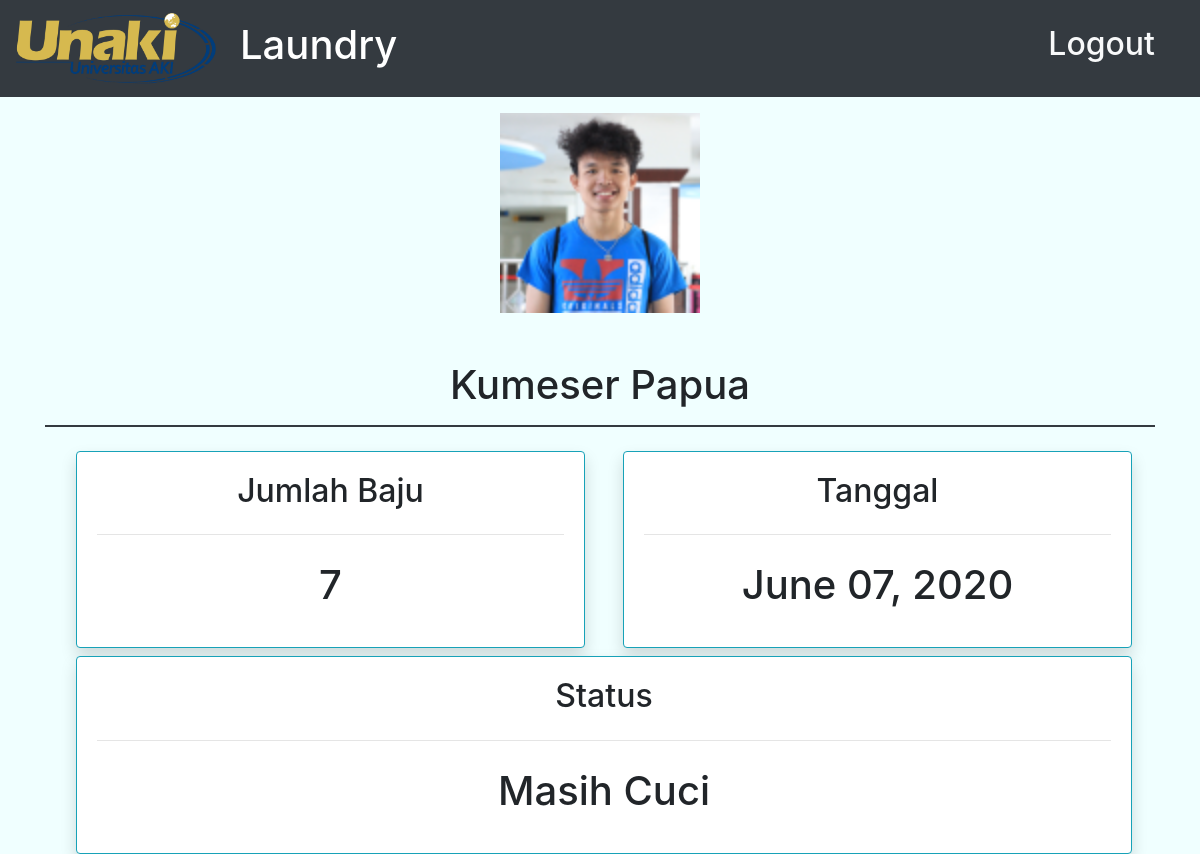
/user/ (signed in), run on the app's committed database.
### account/models.py (models this page shows, shortened)
class Anak(models.Model):
    user = models.OneToOneField(User,null=True,blank=True,on_delete=models.CASCADE)
    CATEGORY = (
            ('Masih Cuci','Masih Cuci'),
            ('Selesai','Selesai'),
            ('Kosong','Kosong'),
            )
    nama = models.CharField(max_length=30)
    jumlah = models.IntegerField(default=0)
    tanggal_antar = models.DateTimeField(default=timezone.now)
    status =  models.CharField(max_length=20,choices=CATEGORY,default='Kosong')
    image_profile = models.ImageField(default='default.png',upload_to='profile_pics')

### account/decorators.py (the view)
        def wrapper_func(request, *args,**kwargs):
            groub = None
            if request.user.groups.exists():
                groub = request.user.groups.all()[0].name
            if groub in allowed_roles:
                return view_func(request, *args,**kwargs)
            else:
                return HttpResponse('you are not authorized to view this page')

### account/views.py (called while the page is built)
@login_required(login_url='login')
@allowed_users(allowed_roles=['murid'])
def dashboard(request):
    murid = Anak.objects.all()
    pending = murid.filter(status='Masih Cuci').count()
    selesai = murid.filter(status='Selesai').count()
    keren = request.user.anak
    context = {
        'user':murid,
        'pending': pending,
        'selesai': selesai,
        'anak':keren,
    }
    return render(request,'account/dashboard.html',context)

### account/templates/account/dashboard.html (shortened to what this page needs)
{% load static %}
<!doctype html>
<html lang="en">
  <head>
    <link rel="stylesheet" href="https://stackpath.bootstrapcdn.com/bootstrap/4.5.0/css/bootstrap.min.css">
    <link rel="stylesheet" href="{% static 'css/style.css' %}">
  </head>
  <body>
    <nav class="navbar navbar-expand-lg navbar-dark bg-dark mb-2 ">
      <a class="navbar-brand" href="{% url 'home' %}"> <img class="rounded mx-auto d-block"src="{% static 'images/unaki.png' %}" alt="" width="200px"> </a>
      <div class="collapse navbar-collapse" id="navbarSupportedContent">
        <ul class="navbar-nav mr-auto">
          <li class="nav-item active">
            <a class="nav-link " href="{% url 'home' %}"><h1>Laundry</h1> <span class="sr-only">(current)</span></a>
          </li>
        </ul>
      </div>
      <div class="navbar" id="navbarSupportedContent">
        <ul class="navbar-nav ">
            <a href="{% url 'logout' %}" class="text-light btn"><h2>Logout</h2> </a>
        </ul>
      </div>
    </nav>
    <div class="container text-center pt-2">
      <div class="row">
        <div class="col-md">
          <img src="{{anak.image_profile.url}}" class=""width="200">
        </div>
      </div>
    </div>
    <div class="container">
      <div class="row">
        <div class="col-md-12">
          <h1 class="text-center mt-5">{{anak.nama}}</h1>
          <hr class="border border-dark">
        </div>
      </div>
    </div>
    <div class="container">
      <div class="row ml-2 mr-2 pt-2" >
        <div class="col-md ml-2">
          <div class="card card-body card border-info shadow">
            <h2 class="text-center">Jumlah Baju</h2>
            <hr>
            <h1 style="text-align: center;padding: 10px">{{ anak.jumlah }}</h1>
          </div>
        </div>
        <div class="col-md ml-2">
          <div class="card card-body card border-info shadow">
            <h2 class="text-center">Tanggal</h2>
            <hr>
            <h1 style="text-align: center;padding: 10px">{{ anak.tanggal_antar|date:"F d, Y" }}</h1>
          </div>
        </div>
      </div>
      <div class="row ml-2 mr-2 pt-2">
        <div class="col-md ml-2">
          <div class="card card-body card border-info shadow">
            <h2 class="text-center">Status</h2>
            <hr>
            <h1 style="text-align: center;padding: 10px">{{ anak.status }}</h1>
          </div>
        </div>
      </div>
    </div>
  </body>
</html>

### static/css/style.css (style rules this page uses)
body { background-color: #F0FFFF }

### account/templates/account/dashboard.html (style rules this page uses)
.shadow { -webkit-box-shadow: 3px 3px 5px 6px #ccc; -moz-box-shadow: 3px 3px 5px 6px #ccc; box-shadow: 3px 3px 5px 6px #ccc; }

### data on the page
Anak: image_profile (placeholder picture), nama "Kumeser Papua", jumlah "7", tanggal_antar "June 07, 2020", status "Masih Cuci"
